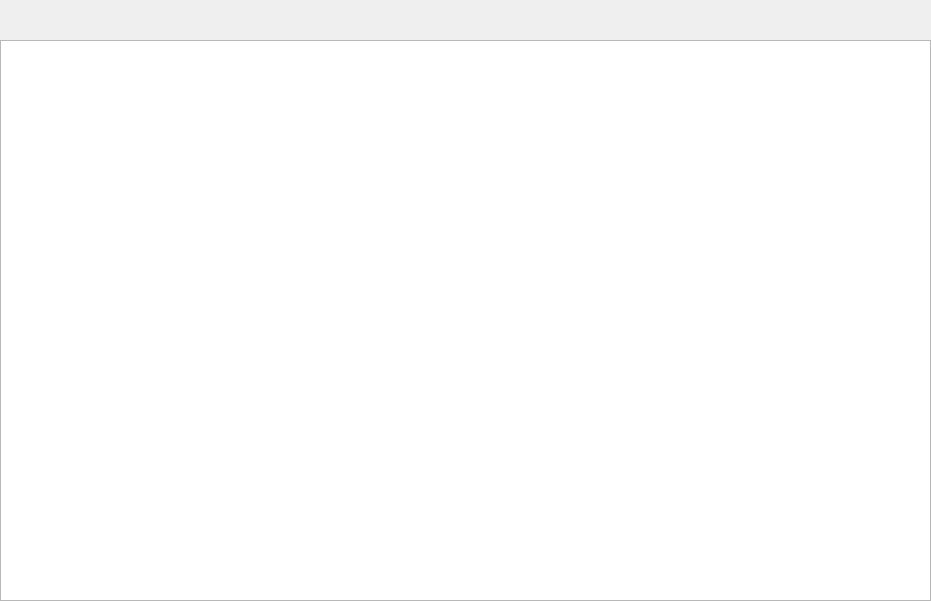
<?xml version="1.0" encoding="UTF-8"?>
<ui version="4.0">
 <class>TableTwoForm</class>
 <widget class="QWidget" name="TableTwoForm">
  <property name="geometry">
   <rect>
    <x>0</x>
    <y>0</y>
    <width>931</width>
    <height>601</height>
   </rect>
  </property>
  <property name="windowTitle">
   <string>Form</string>
  </property>
  <widget class="QTableWidget" name="qTableWidget">
   <property name="geometry">
    <rect>
     <x>0</x>
     <y>40</y>
     <width>931</width>
     <height>561</height>
    </rect>
   </property>
  </widget>
 </widget>
 <resources/>
 <connections/>
</ui>
